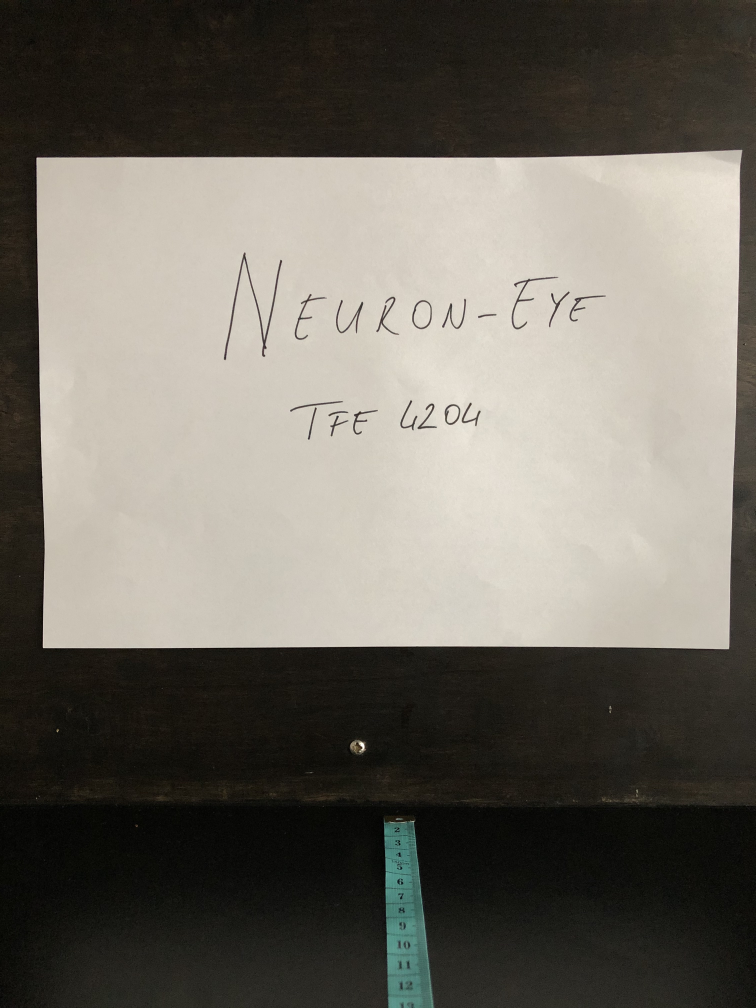
#> input picture API/distance-to-camera/images/36cm.jpg, 3024 x 4032 px (shown at 1/4 size)
$ python distance_to_camera.py   (older library calls are emulated)
#> lines starting #> are read from the running program, lines starting #| are printed output that depends on the picture; after the words box and inside, x2 and y2 are one past the last pixel; in counts of white or black regions, pixels touching at a corner belong together
"""https://www.pyimagesearch.com/2015/01/19/find-distance-camera-objectmarker-using-python-opencv/"""

# import the necessary packages
from imutils import paths
import numpy as np
import imutils
import cv2

def find_marker(image):
	# convert the image to grayscale, blur it, and detect edges
	gray = cv2.cvtColor(image, cv2.COLOR_BGR2GRAY)
	gray = cv2.GaussianBlur(gray, (5, 5), 0)
	edged = cv2.Canny(gray, 35, 125)

	# find the contours in the edged image and keep the largest one;
	# we'll assume that this is our piece of paper in the image
	cnts = cv2.findContours(edged.copy(), cv2.RETR_LIST, cv2.CHAIN_APPROX_SIMPLE)
	cnts = imutils.grab_contours(cnts)
	c = max(cnts, key = cv2.contourArea)

	# compute the bounding box of the of the paper region and return it
	return cv2.minAreaRect(c)

def distance_to_camera(knownWidth, focalLength, perWidth):
	# compute and return the distance from the maker to the camera
	return (knownWidth * focalLength) / perWidth

# initialize the known distance from the camera to the object, which
# in this case is 24 inches
KNOWN_DISTANCE = 35.7

# initialize the known object width, which in this case, the piece of
# paper is 12 inches wide
KNOWN_WIDTH = 30.0

# load the furst image that contains an object that is KNOWN TO BE 2 feet
# from our camera, then find the paper marker in the image, and initialize
# the focal length
image = cv2.imread("images/36cm.jpg")
#> image is the input picture: shape (4032, 3024, 3); mean B, G, R 98.9, 107.3, 111.5
image = cv2.resize(image, (600, 600), interpolation = cv2.INTER_AREA)
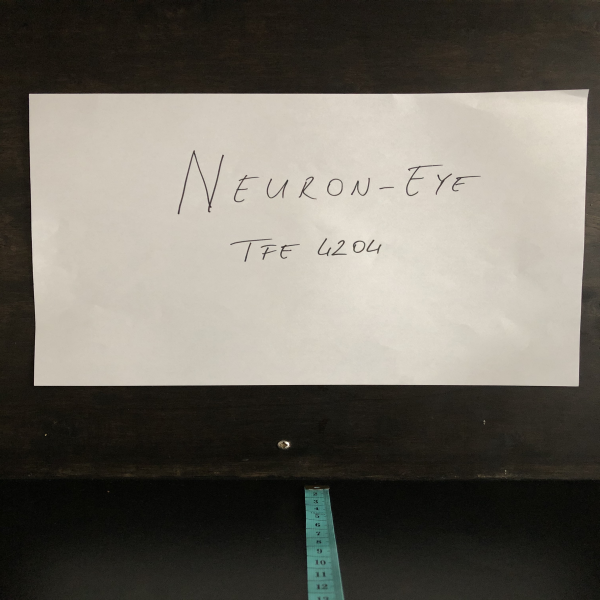
#> image: shape (600, 600, 3); mean B, G, R 98.9, 107.3, 111.5
marker = find_marker(image)
#> in find_marker, `gray = cv2.GaussianBlur(gray, (5, 5), 0)`:
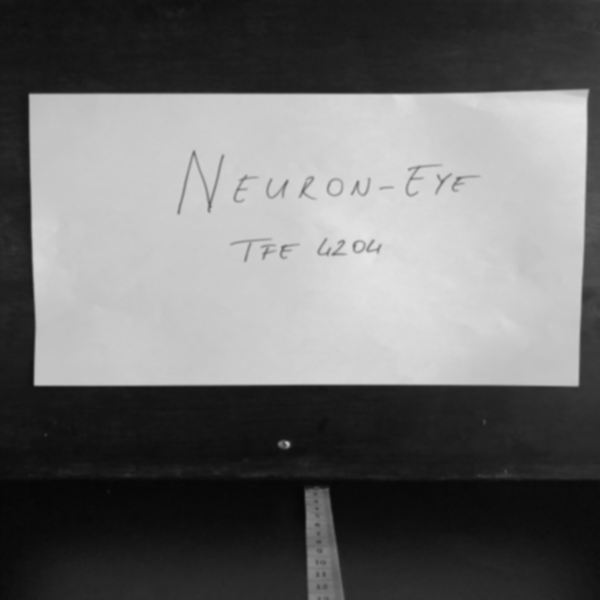
#> gray: shape (600, 600); min 6, max 228, mean 107.6
#> in find_marker, `edged = cv2.Canny(gray, 35, 125)`:
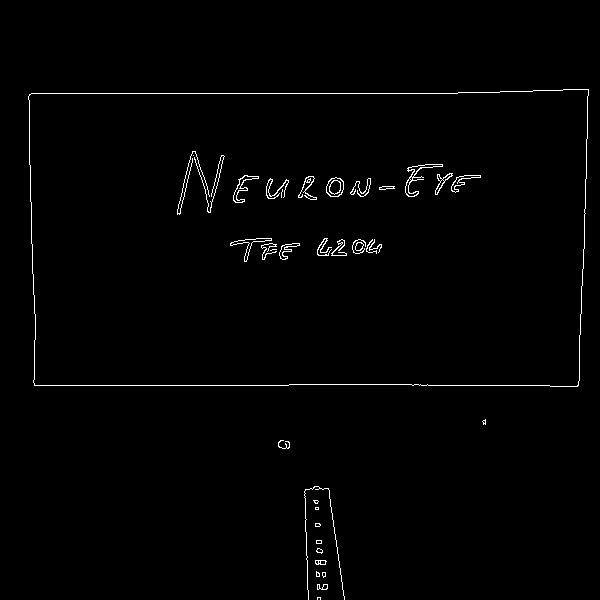
#> edged: shape (600, 600); 1.1% white in thin lines or dots, all inside (x1, y1, x2, y2) = (28, 89, 589, 600)
#> in find_marker, `cnts = cv2.findContours(edged.copy(), cv2.RETR_LIST, cv2.CHAIN_APPROX_..`: cnts = 68 contours, 37 with area under 20; largest, box (x1, y1, x2, y2) and area: (28, 89, 589, 387) 161261, (28, 89, 589, 387) 161258, (326, 177, 344, 197) 264, (326, 177, 344, 197) 249, (405, 164, 443, 197) 218
#> in find_marker, `c = max(cnts, key = cv2.contourArea)`: c = contour of 75 points, box (x1, y1, x2, y2) (28, 89, 589, 387), area 161261
#> marker = ((308, 237.5), (297, 560), -90)
focalLength = (marker[1][0] * KNOWN_DISTANCE) / KNOWN_WIDTH
#> focalLength = 353.4

# loop over the images
for imagePath in sorted(paths.list_images("images")):
	# load the image, find the marker in the image, then compute the
	# distance to the marker from the camera
	image = cv2.imread(imagePath)
	image = cv2.resize(image, (600, 600), interpolation = cv2.INTER_AREA)
	marker = find_marker(image)
	dist = distance_to_camera(KNOWN_WIDTH, focalLength, marker[1][0])
#> dist = 35.7

	# draw a bounding box around the image and display it
	box = cv2.cv.BoxPoints(marker) if imutils.is_cv2() else cv2.boxPoints(marker)
#> box = ((588, 386), (28, 386), (28, 89), (588, 89))
	box = np.int0(box)
#> box = [[588, 386], [28, 386], [28, 89], [588, 89]]
	cv2.drawContours(image, [box], -1, (125, 255, 25), 2)
	cv2.putText(image, "%.2fcm" % (dist),
		(image.shape[1] - 200, image.shape[0] - 20), cv2.FONT_HERSHEY_SIMPLEX,
		1.7, (125, 255, 125), 3)
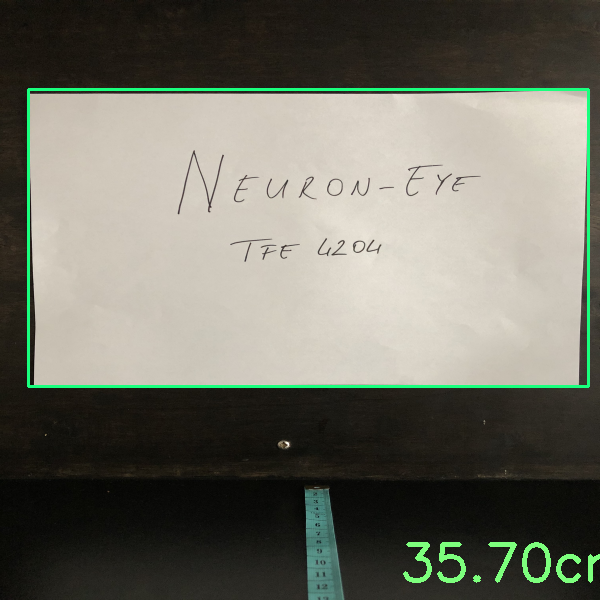
#> image: shape (600, 600, 3); mean B, G, R 100.6, 111.7, 111.6
	cv2.imshow("image", image)
	cv2.waitKey(0)
#> pass 2 of the loop `for imagePath in sorted(paths.list_images("images")):`:
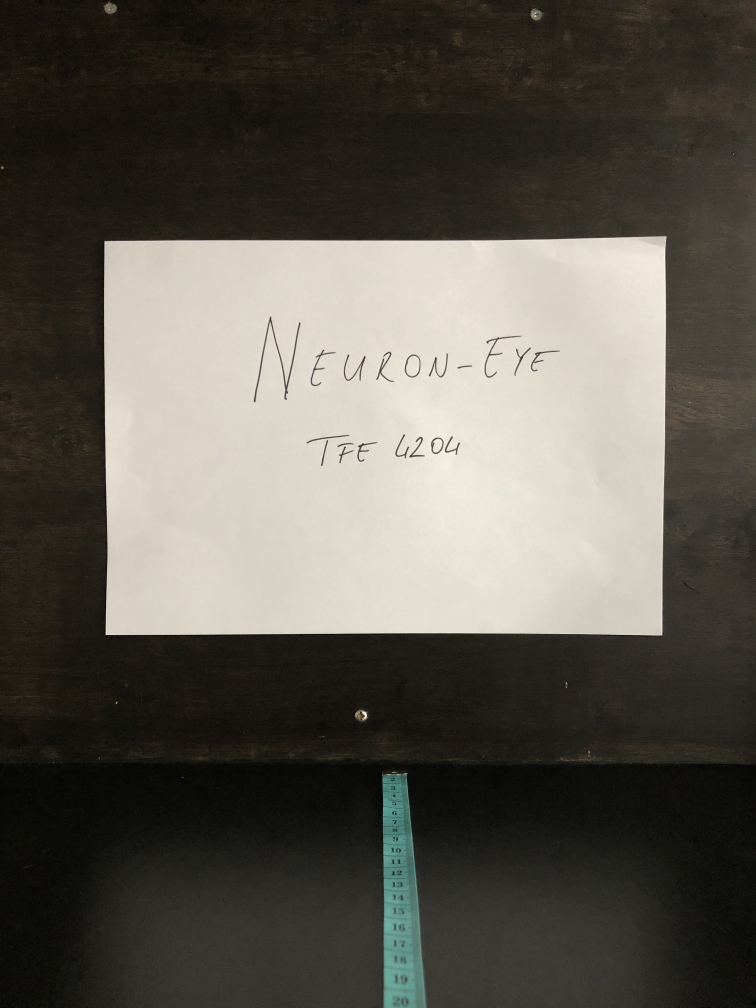
#> input picture API/distance-to-camera/images/44cm.jpg, 3024 x 4032 px (shown at 1/4 size)
#> image is the input picture: shape (4032, 3024, 3); mean B, G, R 79, 87.3, 91
#> in find_marker (call 3), `edged = cv2.Canny(gray, 35, 125)`:
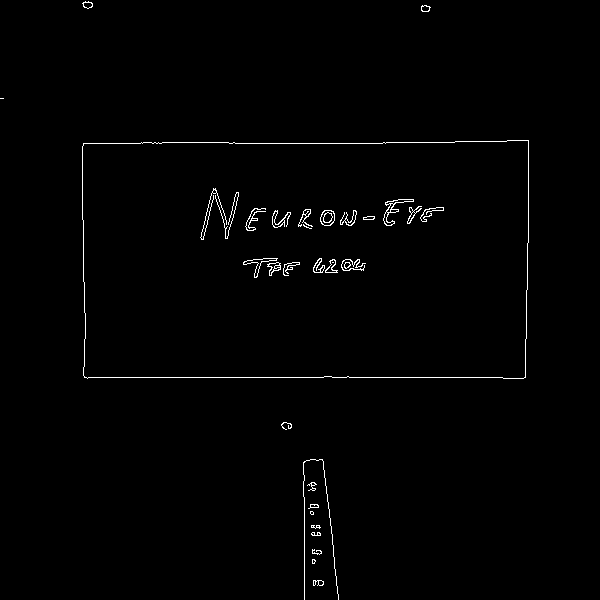
#> edged: shape (600, 600); 0.96% white in thin lines or dots, all inside (x1, y1, x2, y2) = (0, 1, 529, 600)
#> cnts = 70 contours, 31 with area under 20; largest, box (x1, y1, x2, y2) and area: (82, 140, 529, 379) 104164, (82, 140, 529, 379) 104162, (383, 199, 414, 226) 184, (320, 210, 335, 226) 178, (320, 210, 335, 226) 166
#> c = contour of 69 points, box (x1, y1, x2, y2) (82, 140, 529, 379), area 104164
#> `marker = find_marker(image)`: marker = ((305, 259), (238, 446), -90)
#> dist = 44.55
#> `box = cv2.cv.BoxPoints(marker) if imutils.is_cv2() else cv2.boxPoints(..`: box = ((528, 378), (82, 378), (82, 140), (528, 140))
#> `box = np.int0(box)`: box = [[527, 377], [82, 377], [82, 140], [527, 140]]
#> `cv2.putText(image, "%.2fcm" % (dist), (image.shape[1] - 200, image.sha..`:
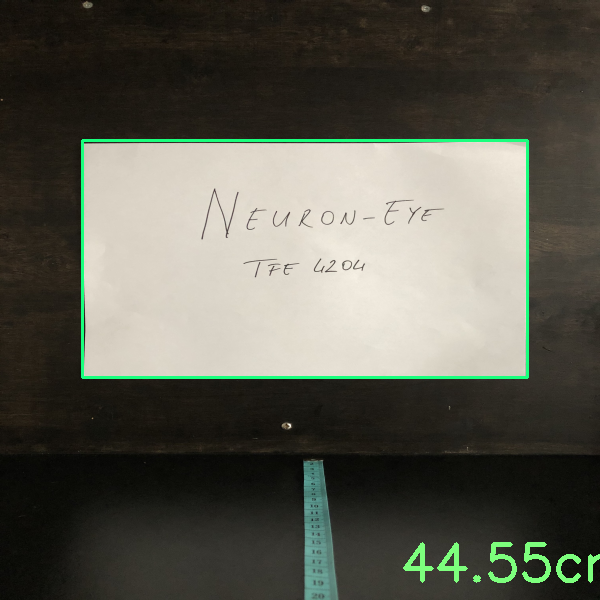
#> image: shape (600, 600, 3); mean B, G, R 80.1, 90.6, 90.7
#> pass 3 of the loop `for imagePath in sorted(paths.list_images("images")):`:
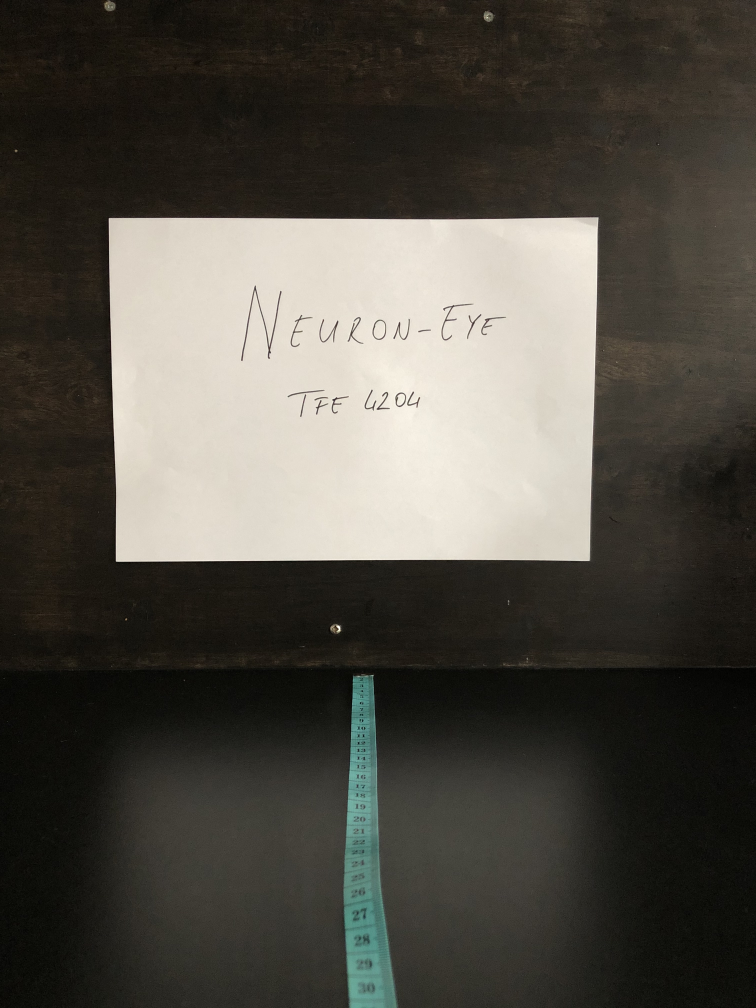
#> input picture API/distance-to-camera/images/52cm.jpg, 3024 x 4032 px (shown at 1/4 size)
#> image is the input picture: shape (4032, 3024, 3); mean B, G, R 69.4, 77.1, 80.2
#> in find_marker (call 4), `edged = cv2.Canny(gray, 35, 125)`:
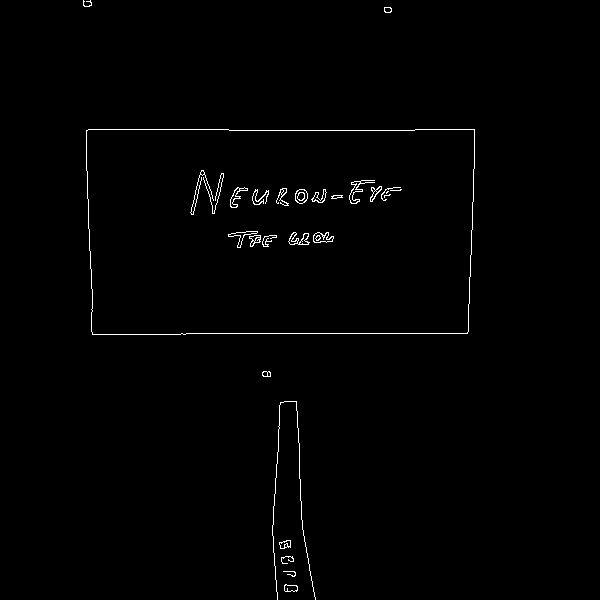
#> edged: shape (600, 600); 0.86% white in thin lines or dots, all inside (x1, y1, x2, y2) = (83, 0, 475, 600)
#> cnts = 60 contours, 26 with area under 20; largest, box (x1, y1, x2, y2) and area: (86, 129, 475, 335) 77918, (86, 129, 475, 335) 77916, (295, 189, 308, 204) 140, (313, 232, 334, 243) 140, (295, 189, 308, 204) 132
#> c = contour of 49 points, box (x1, y1, x2, y2) (86, 129, 475, 335), area 77918
#> `marker = find_marker(image)`: marker = ((280, 231.5), (205, 388), -90)
#> dist = 51.72
#> `box = cv2.cv.BoxPoints(marker) if imutils.is_cv2() else cv2.boxPoints(..`: box = ((474, 334), (86, 334), (86, 129), (474, 129))
#> `box = np.int0(box)`: box = [[474, 334], [86, 334], [86, 129], [474, 129]]
#> `cv2.putText(image, "%.2fcm" % (dist), (image.shape[1] - 200, image.sha..`:
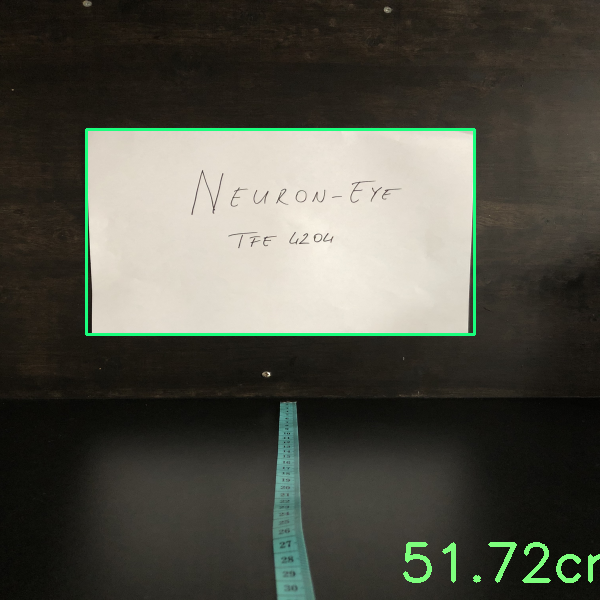
#> image: shape (600, 600, 3); mean B, G, R 70.5, 80.1, 80.2
